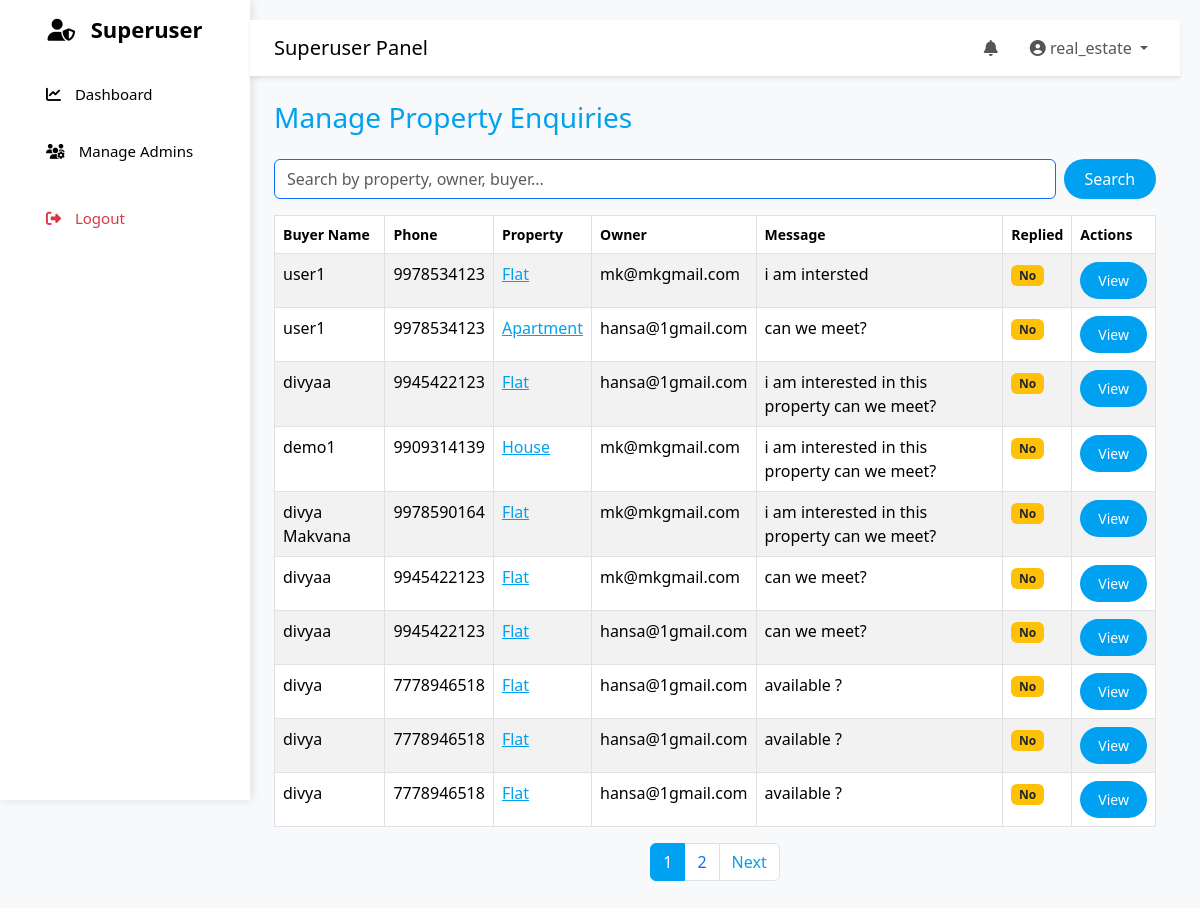
Screenshot of /custom-admin/enquiries/ (signed in) with the database file from the repository.
### properties/models.py (models this page shows, shortened)
class Inquiry(models.Model):
    property = models.ForeignKey(Property, on_delete=models.CASCADE, related_name='inquiries')
    sender = models.ForeignKey(User, on_delete=models.CASCADE, related_name='inquiries')
    buyer_type = models.CharField(max_length=20, choices=(("individual", "Individual"), ("dealer", "Dealer")), default='Individual')
    name = models.CharField(max_length=50)
    phone = models.CharField(max_length=20)
    message = models.TextField()
    created_at = models.DateTimeField(auto_now_add=True)
    owner_replied = models.BooleanField(default=False)
    reply_message = models.TextField(blank=True, null=True)
    replied_at = models.DateTimeField(blank=True, null=True)

class Property(models.Model):
    FURNISHING_CHOICES = [
    ("furnished", "Furnished"),
    ("semi_furnished", "Semi-Furnished"),
    ("unfurnished", "Unfurnished"),
    ]
    AGE_CHOICES = [
    ("new", "New Construction"),
    ("0-1", "Less than 1 Year"),
    ("1-5", "1-5 Years"),
    ("5-10", "5-10 Years"),
    ("10+", "10+ Years"),
    ]
    FACING_CHOICES = [
    ("north", "North"),
    ("south", "South"),
    ("east", "East"),
    ("west", "West"),
    ]
    DEAL_TYPE_CHOICES = [
    ('sale', 'For Sale'),
    ('rent', 'For Rent'),
    ]
    STATUS_CHOICES = [
        ('pending', 'Pending'),
        ('approved', 'Approved'),
        ('rejected', 'Rejected'),
    ]
    LISTED_BY_CHOICES = [
        ('owner', 'Owner'),
        ('agent', 'Agent'),
        ('builder', 'Builder'),
    ]
    PROPERTY_TYPE_CHOICES = [
        ('flat', 'Flat'),
        ('house', 'House'),
        ('apartment', 'Apartment'),
        ('villa', 'Villa'),
        ('land', 'Land'),
        ('commercial', 'Commercial'),
    ]
    BHK_CHOICES = [
        ('1bhk', '1BHK'),
        ('2bhk', '2BHK'),
        ('3bhk', '3BHK'),
        ('4bhk+', '4BHK+'),
    ]
    BUSINESS_TYPES = [
        ('office', 'Office'),
        ('shop', 'Shop'),
        ('restaurant', 'Restaurant'),
        ('warehouse', 'Warehouse'),
        ('factory', 'Factory'),
    ]
    AVAILABILITY_CHOICES = [
        ('available', 'Available'),
        ('sold', 'Sold'),
        ('rented', 'Rented'),
    ]
    REQUIRE_CHOICES = [
        ('ready', 'Ready to Move'),
        ('under_construction', 'Under Construction'),
        ('launching_soon', 'Launching Soon'),
    ]
    owner = models.ForeignKey(User, on_delete=models.CASCADE, related_name='properties')
    locality = models.ForeignKey(Locality, on_delete=models.CASCADE, related_name="properties")
    apartment_name = models.CharField(max_length=100, blank=True, null=True)
    desc = models.TextField()
    price = models.DecimalField(max_digits=12, decimal_places=2, null=True, blank=True)
    rent_per_month = models.DecimalField(max_digits=10, decimal_places=2, null=True, blank=True)
    deposit_amount = models.DecimalField(max_digits=10, decimal_places=2, null=True, blank=True)  # Rent
    property_type = models.CharField(max_length=20, choices=PROPERTY_TYPE_CHOICES)
    listed_by = models.CharField(max_length=20, choices=LISTED_BY_CHOICES)
    status = models.CharField(max_length=20, choices=STATUS_CHOICES, default='pending')
    deal_type = models.CharField(max_length=10, choices=DEAL_TYPE_CHOICES)
    posted_on = models.DateTimeField(auto_now_add=True)
    availability = models.CharField(max_length=20, choices=AVAILABILITY_CHOICES, default='available')
    area = models.PositiveIntegerField(null=True, blank=True, help_text="Area in square feet")
    require = models.CharField(max_length=30, choices=REQUIRE_CHOICES, default='ready to move')
    updated_on = models.DateTimeField(auto_now_add=True)
    is_active = models.BooleanField(default=True)
    furnishing = models.CharField(
        max_length=20, choices=FURNISHING_CHOICES, default="unfurnished"
    )
    floor_number = models.IntegerField(blank=True, null=True)
    total_floors = models.IntegerField(blank=True, null=True)
    property_age = models.CharField(
        max_length=20, choices=AGE_CHOICES, default="new"
    )
    facing = models.CharField(
        max_length=20, choices=FACING_CHOICES, blank=True, null=True, help_text="e.g. North, East, West"
    )
    parking = models.IntegerField(default=0)
    features = models.ManyToManyField(Feature, blank=True)
    bhk = models.CharField(max_length=10, choices=BHK_CHOICES, null=True, blank=True)
    bedrooms = models.IntegerField(null=True, blank=True)
    bathrooms = models.IntegerField(null=True, blank=True)
    business_type = models.CharField(
        max_length=100, choices=BUSINESS_TYPES, null=True, blank=True,
        help_text="e.g. Office, Shop, Warehouse"
    )
    seats = models.IntegerField(blank=True, null=True)      # <-- Seats/workstations
    plot_area = models.FloatField(null=True, blank=True, help_text="Area in square yards/acres")
    road_access = models.BooleanField(default=False)
    area_unit = models.CharField(max_length=20, default="sq.ft", help_text="sq.ft, sq.yd, acre")
    road_width = models.IntegerField(null=True, blank=True, help_text="Width in feet")
    zoning_type = models.CharField(
        max_length=50,
        choices=[("residential", "Residential"), ("commercial", "Commercial"),
                 ("industrial", "Industrial"), ("agricultural", "Agricultural")],
        null=True, blank=True
    )
    ownership_type = models.CharField(
        max_length=50,
        choices=[("freehold", "Freehold"), ("leasehold", "Leasehold"),
                 ("poa", "Power of Attorney"), ("govt", "Government Land")],
        null=True, blank=True
    )
    boundary_wall = models.BooleanField(default=False)
    lease_duration = models.CharField(max_length=50, null=True, blank=True, help_text="e.g. 11 months / 3 years")

### properties/views.py (the view, shortened to what this page needs)
# urls.py: path('custom-admin/enquiries/', views.manage_enquiries, name='manage_enquiries'),
@admin_required
def manage_enquiries(request):
    search_query = request.GET.get("q", "")
    enquiries = Inquiry.objects.select_related("property", "property__owner", "sender").order_by("-created_at")
    paginator = Paginator(enquiries, 10)
    page_number = request.GET.get("page")
    page_obj = paginator.get_page(page_number)
    return render(request, "properties/admin/manage_enquiries.html", {
        "enquiries": page_obj,
        "search_query": search_query
    })

### properties/context_processors.py (called while the page is built)
def notifications(request):
    if request.user.is_authenticated:
        unread_count = Notification.objects.filter(user=request.user, read=False).count()
        unread_notifications = Notification.objects.filter(user=request.user, read=False).order_by('-created_at')[:5]
    else:
        unread_notifications = []
        unread_count = 0
    return {
        "unread_notifications": unread_notifications,
        "unread_count": unread_count,
    }

### properties/views.py (called while the page is built)
def is_admin(user):
    return user.is_authenticated and (user.is_staff or user.is_superuser)

### templates/properties/admin/manage_enquiries.html (shortened to what this page needs)
{% extends 'properties/admin_base.html' %}
{% block body %}
<div class="container mt-4">
  <h3 class="mb-4" style="color: #00A1F1;">Manage Property Enquiries</h3>
  <form method="get" class="mb-3 d-flex gap-2">
    <input type="text" name="q" value="{{ search_query }}" class="form-control border-primary" placeholder="Search by property, owner, buyer..." />
    <button type="submit" class="btn btn-primary-custom" style="width: 100px;">Search</button>
  </form>
  <table class="table table-bordered table-striped table-hover">
    <thead style="background-color: #00A1F1; color: white;">
      <tr>
        <th>Buyer Name</th>
        <th>Phone</th>
        <th>Property</th>
        <th>Owner</th>
        <th>Message</th>
        <th>Replied</th>
        <th>Actions</th>
      </tr>
    </thead>
    <tbody>
      {% for enquiry in enquiries %}
      <tr>
        <td>{{ enquiry.name }}</td>
        <td>{{ enquiry.phone }}</td>
        <td><a href="{% url 'property_detail' enquiry.property.id %}" style="color: #00A1F1;">{{ enquiry.property.property_type|capfirst }}</a></td>
        <td>{{ enquiry.property.owner.username }}</td>
        <td>{{ enquiry.message|truncatechars:50 }}</td>
        <td>
          {% if enquiry.owner_replied %}
            <span class="badge badge-primary-custom">Yes</span>
          {% else %}
            <span class="badge bg-warning text-dark">No</span>
          {% endif %}
        </td>
        <td>
          <a href="{% url 'view_enquiry' enquiry.id %}" class="btn btn-primary-custom btn-sm">View</a>
        </td>
      </tr>
      {% empty %}
      <tr>
        <td colspan="7" class="text-center">No enquiries found.</td>
      </tr>
      {% endfor %}
    </tbody>
  </table>
  <nav>
    <ul class="pagination justify-content-center">
      {% for num in enquiries.paginator.page_range %}
      <li class="page-item {% if enquiries.number == num %}active{% endif %}">
        <a class="page-link {% if enquiries.number != num %}text-primary{% endif %}"
           href="?page={{ num }}{% if search_query %}&q={{ search_query }}{% endif %}"
           style="{% if enquiries.number == num %}background-color:#00A1F1; color:white;{% endif %}">{{ num }}</a>
      </li>
      {% endfor %}
      {% if enquiries.has_next %}
      <li class="page-item">
        <a class="page-link" href="?page={{ enquiries.next_page_number }}{% if search_query %}&q={{ search_query }}{% endif %}" style="color: #00A1F1;">Next</a>
      </li>
      {% endif %}
    </ul>
  </nav>
</div>
{% endblock %}

### templates/properties/admin_base.html (shortened to what this page needs)
{% load static %}
<!DOCTYPE html>
<html lang="en">
<head>
   <link href="{% static 'properties/main_css/bootstrap.min.css' %}" rel="stylesheet">
<link href="{% static 'properties/main_css/bootstrap-icons.min.css' %}" rel="stylesheet">
  <link href="{% static 'properties/main_css/admin.css' %}" rel="stylesheet">
  <link href="https://cdnjs.cloudflare.com/ajax/libs/font-awesome/6.5.0/css/all.min.css" rel="stylesheet">
</head>
<body class="bg-light">
  <div class="d-flex">
    <div class="sidebar bg-white text-dark p-3 vh-100" style="width:250px;">
      <h4 class="mb-4">
        {% if request.user.is_superuser %}
          <i class="fas fa-user-shield"></i> Superuser
        {% elif request.user.is_staff %}
          <i class="fas fa-user-cog"></i> Admin
        {% else %}
          <i class="fas fa-user"></i> Dashboard
        {% endif %}
      </h4>
      <nav class="nav flex-column">
        {% if request.user.is_superuser %}
          <a href="{% url 'superuser_dashboard' %}" class="nav-link  {% if request.resolver_match.url_name == 'superuser_dashboard' %}active fw-bold{% endif %}">
            <i class="fas fa-chart-line"></i> Dashboard
          </a>
          <a href="{% url 'manage_admins' %}" class="nav-link  {% if request.resolver_match.url_name == 'manage_admins' %}active fw-bold{% endif %}">
            <i class="fas fa-users-gear"></i> Manage Admins
          </a>
        {% endif %}
        <a href="{% url 'logout_view' %}" class="nav-link text-danger mt-3">
          <i class="fas fa-sign-out-alt"></i> Logout
        </a>
      </nav>
    </div>
    <div class="content flex-grow-1">
      <nav class="navbar navbar-expand navbar-light bg-white shadow-sm px-4">
        <span class="navbar-brand">
          {% if request.user.is_superuser %}
            Superuser Panel
          {% elif request.user.is_staff %}
            Admin Panel
          {% else %}
            Dashboard
          {% endif %}
        </span>
        <ul class="navbar-nav ms-auto">
          <li class="nav-item me-3">
            <a class="nav-link"><i class="fas fa-bell"></i></a>
          </li>
          <li class="nav-item dropdown">
            <a class="nav-link dropdown-toggle" href="#" data-bs-toggle="dropdown">
              <i class="fas fa-user-circle"></i> {{ request.user.username }}
            </a>
          </li>
        </ul>
      </nav>
      <div class="container-fluid mt-4">
        {% block body %}{% endblock %}
      </div>
    </div>
  </div>
</body>
</html>

### properties/static/properties/main_css/admin.css (style rules this page uses)
* { margin: 0; padding: 0; box-sizing: border-box; font-family: "Segoe UI", Tahoma, Geneva, Verdana, sans-serif; }
:root { --primary-color: #00A1F1; --primary-color-hover: #008ECC; }
h3, h4, h5 { color: var(--primary-color); }
.btn-primary-custom { background-color: var(--primary-color); color: #fff; border: none; }
.table thead { background-color: var(--primary-color); color: #fff; }
.pagination .page-link { color: var(--primary-color); }
.pagination .page-item.active .page-link { background-color: var(--primary-color); color: #fff; border-color: var(--primary-color); }
button { width: 100%; padding: 12px; border: none; border-radius: 8px; background: #00A1F1; color: white; font-weight: bold; cursor: pointer; font-size: 15px; transition: background 0.3s ease, transform 0.2s ease; }
body { background: #f7f9fc; color: black; }
.sidebar { position: fixed; top: 0; left: 0; height: 100%; width: 230px; background: #00A1F1; color: black; padding-top: 20px; box-shadow: 2px 0 10px rgba(0, 0, 0, 0.1); }
.sidebar h4 { font-size: 22px; margin-bottom: 30px; font-weight: bold; text-align: center; color: black; }
.sidebar a { display: flex; align-items: center; gap: 10px; padding: 12px 20px; margin: 5px 10px; text-decoration: none; color: black; border-radius: 8px; font-size: 15px; font-weight: 500; transition: all 0.3s ease; }
.content { margin-left: 230px; padding: 20px; }
body { font-family: "Segoe UI", Tahoma, Geneva, Verdana, sans-serif; background-color: #f8f9fa; margin: 0; padding: 0; }
.sidebar { position: fixed; top: 0; left: 0; height: 100%; width: 230px; background-color: white; padding-top: 20px; overflow-y: auto; }
.sidebar a { display: block; color: black; padding: 12px 20px; text-decoration: none; transition: all 0.3s ease; }
.sidebar i { margin-right: 10px; }
.navbar { border-bottom: 1px solid #e0e0e0; }
.navbar .nav-link { color: #555 !important; }
.table thead { background-color: #f1f1f1; font-size: 14px; }
.btn { border-radius: 30px; padding: 8px 18px; }
.table th { font-weight: 600; }

### rows the page displays
Inquiry: name "user1", phone "9978534123", property.property_type "Flat", property.owner.username "mk@mkgmail.com", message "i am intersted", owner_replied "No"
Inquiry: name "user1", phone "9978534123", property.property_type "Apartment", property.owner.username "hansa@1gmail.com", message "can we meet?", owner_replied "No"
Inquiry: name "divyaa", phone "9945422123", property.property_type "Flat", property.owner.username "hansa@1gmail.com", message "i am interested in this property can we meet?", owner_replied "No"
Inquiry: name "demo1", phone "9909314139", property.property_type "House", property.owner.username "mk@mkgmail.com", message "i am interested in this property can we meet?", owner_replied "No"
Inquiry: name "divya Makvana", phone "9978590164", property.property_type "Flat", property.owner.username "mk@mkgmail.com", message "i am interested in this property can we meet?", owner_replied "No"
Inquiry: name "divyaa", phone "9945422123", property.property_type "Flat", property.owner.username "mk@mkgmail.com", message "can we meet?", owner_replied "No"
Inquiry: name "divyaa", phone "9945422123", property.property_type "Flat", property.owner.username "hansa@1gmail.com", message "can we meet?", owner_replied "No"
Inquiry: name "divya", phone "7778946518", property.property_type "Flat", property.owner.username "hansa@1gmail.com", message "available ?", owner_replied "No"
Inquiry: name "divya", phone "7778946518", property.property_type "Flat", property.owner.username "hansa@1gmail.com", message "available ?", owner_replied "No"
Inquiry: name "divya", phone "7778946518", property.property_type "Flat", property.owner.username "hansa@1gmail.com", message "available ?", owner_replied "No"

### other values shown
{{ request.user.username }} "real_estate"
{{ num }} "1" "2"
